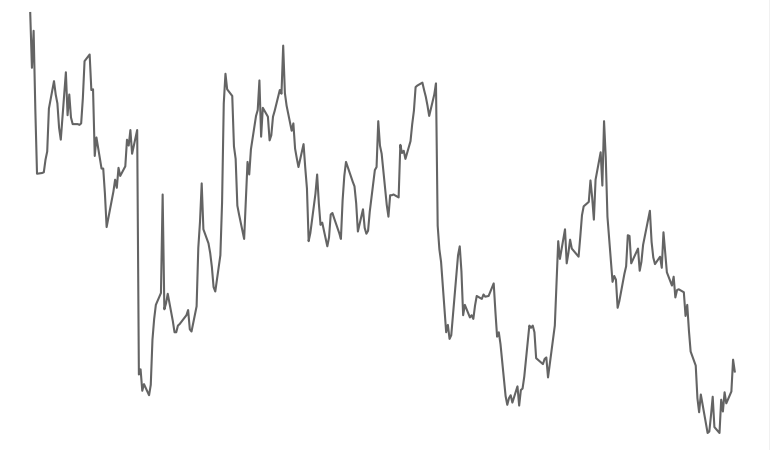
#> input picture mnt/data/train/AMD_2017-2-27_to_2018-4-19.png, 770 x 450 px; its folder holds 5 pictures in this run
$ jupyter execute --allow-errors 'Elliott Wave Dataset.ipynb'
#> lines starting #> are read from the running program, lines starting #| are printed output that depends on the picture
[cell 1]
import yfinance as yf
import pandas as pd
import numpy as np
import matplotlib.pyplot as plt
import cv2
import os
import csv

[cell 2]
# Change the stock symbol and date range
stock_symbol = 'AMD'
start_date = '2017-2-27'
end_date = '2018-4-19'

#> (the rest of this cell did not finish here and is left out)

[cell 3]
plt.figure(figsize=(10, 6))
#> (the rest of this cell did not finish here and is left out)

[cell 4]
## IMAGE PREPROCESSING

# Load and process the image
image_path = f'./mnt/data/train/{stock_symbol}_{start_date}_to_{end_date}.png'
image = cv2.imread(image_path)
#> image is the input picture: shape (450, 770, 3); min 100, max 255, mean 249.5

x_start, y_start = 130, 80
x_end, y_end = 900, 530

# Crop the image
cropped_image = image[y_start:y_end, x_start:x_end]
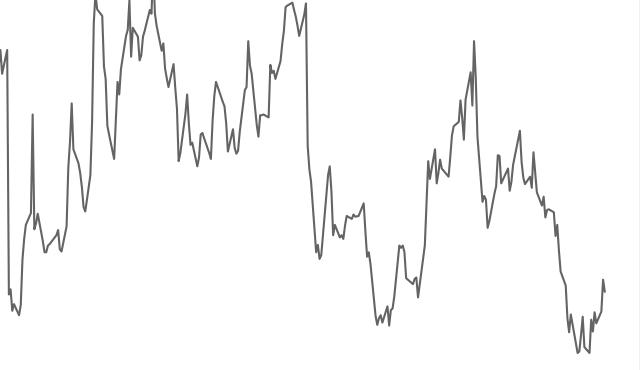
#> cropped_image: shape (370, 640, 3); min 100, max 255, mean 248.2

# Convert the cropped image to grayscale
grayscale_image = cv2.cvtColor(cropped_image, cv2.COLOR_BGR2GRAY)

# Save the grayscale image back to the original path
cv2.imwrite(image_path, grayscale_image)

# Display the grayscale image
plt.imshow(grayscale_image, cmap='gray')
plt.show()

# Path to the CSV file
csv_file_path = './mnt/data/labels.csv'

# Check if the CSV file exists; if not, create it and write the header
if not os.path.isfile(csv_file_path):
    with open(csv_file_path, mode='w', newline='') as file:
        writer = csv.writer(file)
        writer.writerow(['filename', 'label'])

# Set the label for the image (False for non-impulse and True for impulse)
is_impulse = False

# Append the new image data to the CSV file
with open(csv_file_path, mode='a', newline='') as file:
    writer = csv.writer(file)
    writer.writerow([os.path.basename(image_path), int(is_impulse)])
